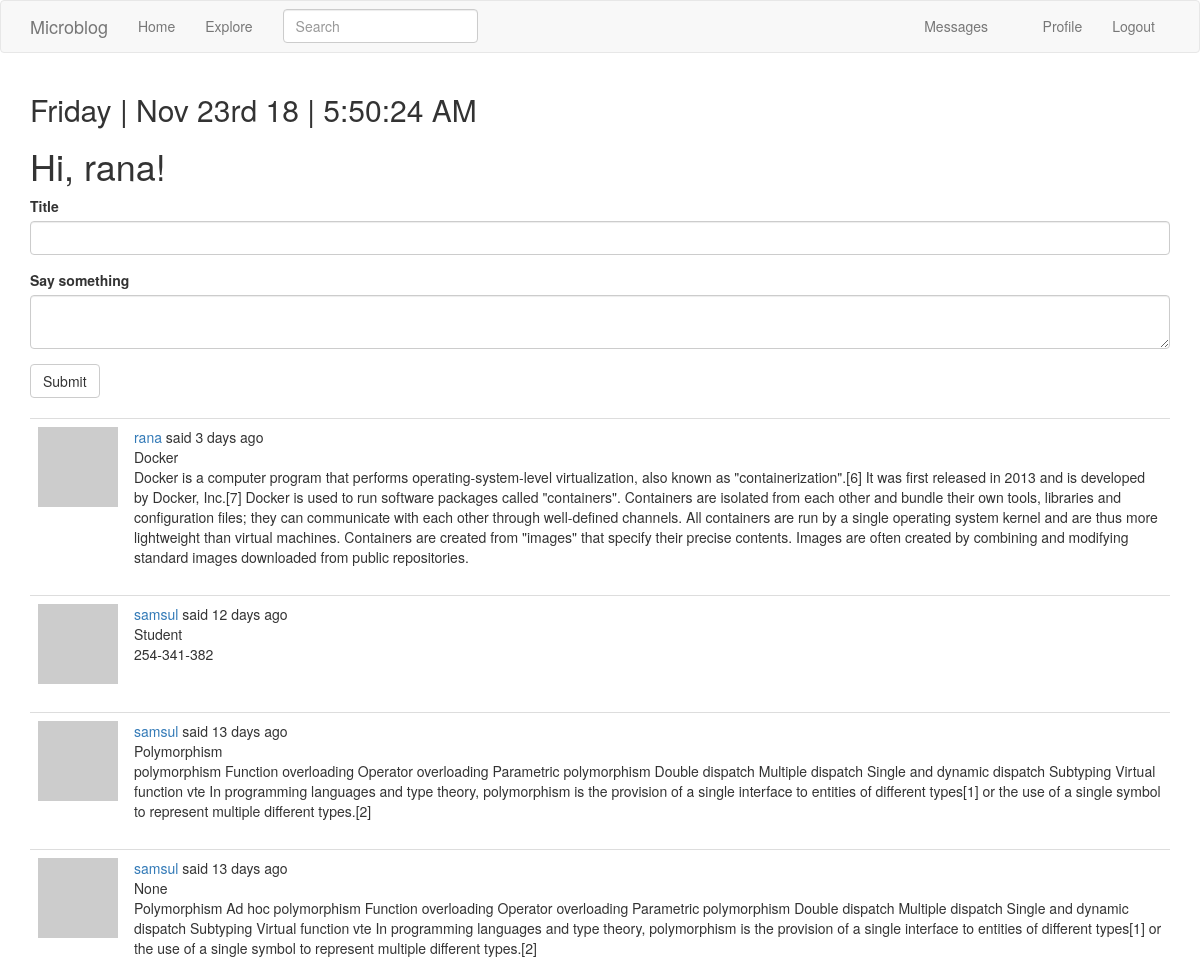
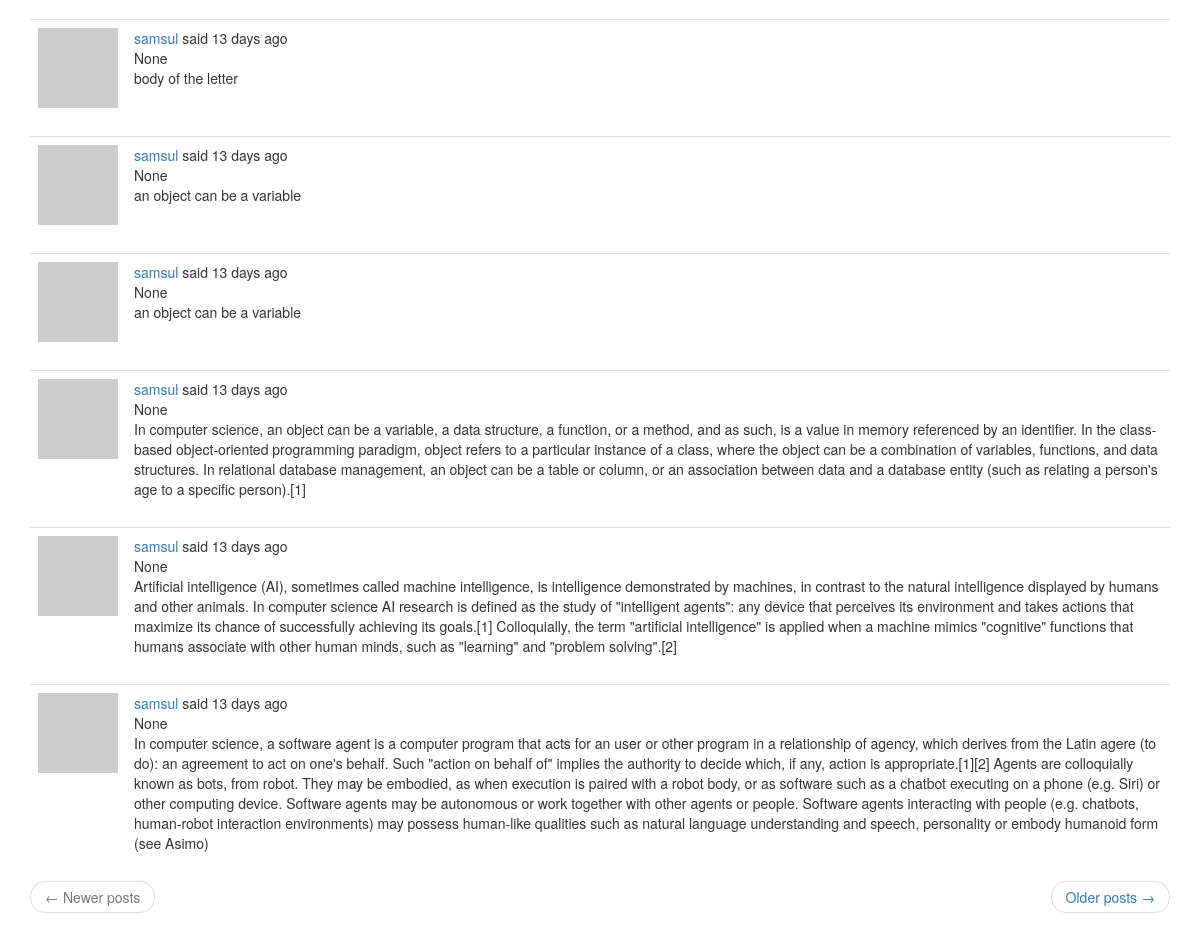
The page /index (signed in) on the database its author committed (2 pictures, top to bottom).
### app/models.py (models this page shows, shortened)
class User(UserMixin, db.Model):
    id = db.Column(db.Integer, primary_key=True)
    username = db.Column(db.String(64), index=True, unique=True)
    email = db.Column(db.String(120), index=True, unique=True)
    password_hash = db.Column(db.String(128))
    posts = db.relationship('Post', backref='author', lazy='dynamic')
    about_me = db.Column(db.String(140))
    last_seen = db.Column(db.DateTime, default=datetime.utcnow)
    followed = db.relationship(
        'User', secondary=followers,
        primaryjoin=(followers.c.follower_id == id),
        secondaryjoin=(followers.c.followed_id == id),
        backref=db.backref('followers', lazy='dynamic'), lazy='dynamic')
    messages_sent = db.relationship('Message',
                                    foreign_keys='Message.sender_id',
                                    backref='author', lazy='dynamic')
    messages_received = db.relationship('Message',
                                        foreign_keys='Message.recipient_id',
                                        backref='recipient', lazy='dynamic')
    notifications = db.relationship('Notification', backref='user', lazy='dynamic')
    last_message_read_time = db.Column(db.DateTime)
    def new_messages(self):
        last_read_time = self.last_message_read_time or datetime(1900,1,1)
        return Message.query.filter_by(recipient=self).filter(Message.timestamp > last_read_time).count()
    def avatar(self, size):
        digest = md5(self.email.lower().encode('utf-8')).hexdigest()
        return 'https://www.gravatar.com/avatar/{}?d=identicon&s={}'.format(digest, size)
    def followed_posts(self):
        followed = Post.query.join(
            followers, (followers.c.followed_id == Post.user_id)).filter(
                followers.c.follower_id == self.id)
        own = Post.query.filter_by(user_id=self.id)
        return followed.union(own).order_by(Post.timestamp.desc())

class SearchableMixin(object):
    @classmethod
    def before_commit(cls, session):
        session._changes = {
            'add': list(session.new),
            'update': list(session.dirty),
            'delete': list(session.deleted)
        }
    @classmethod
    def after_commit(cls, session):
        for obj in session._changes['add']:
            if isinstance(obj, SearchableMixin):
                add_to_index(obj.__tablename__, obj)
        for obj in session._changes['update']:
            if isinstance(obj, SearchableMixin):
                add_to_index(obj.__tablename__, obj)
        for obj in session._changes['delete']:
            if isinstance(obj, SearchableMixin):
                remove_from_index(obj.__tablename__, obj)
        session._changes = None

class Post(SearchableMixin, db.Model):
    __searchable__ = ['body', 'title']
    id = db.Column(db.Integer, primary_key=True)
    title = db.Column(db.String(50))
    body = db.Column(db.String(140))
    timestamp = db.Column(db.DateTime, index=True, default=datetime.utcnow)
    user_id = db.Column(db.Integer, db.ForeignKey('user.id'))
    language = db.Column(db.String(5))

### app/main/routes.py (the view, shortened to what this page needs)
@bp.route('/', methods=['POST', 'GET'])
@bp.route('/index', methods=['POST', 'GET'])
@login_required
def index():
    form = PostForm()
    page = request.args.get('page', 1, type=int)
    posts = current_user.followed_posts().paginate(
        page, current_app.config['POSTS_PER_PAGE'], False)
    next_url = url_for('main.index', page=posts.next_num)  if posts.has_next else None
    prev_url = url_for('main.index', page=posts.prev_num)  if posts.has_prev else None
    return render_template('index.html', title= _('Home'), form=form, posts=posts.items, next_url=next_url, prev_url=prev_url)

### app/main/forms.py
class SearchForm(FlaskForm):
    q = StringField(_l('Search'), validators=[DataRequired()])
    def __init__(self, *args, **kwargs):
        if 'formdata' not in kwargs:
            kwargs['formdata'] = request.args
        if 'csrf_enabled' not in kwargs:
            kwargs['csrf_enabled'] = False
        super(SearchForm, self).__init__(*args, **kwargs)

class PostForm(FlaskForm):
    title = StringField(_l('Title'), validators=[DataRequired()])
    post = TextAreaField(_l('Say something'), validators=[DataRequired(), Length(min=1, max=1500)])
    submit = SubmitField(_l('Submit'))

### app/main/routes.py (called while the page is built)
@bp.before_request
def before_request():
    if current_user.is_authenticated:
        current_user.last_seen = datetime.utcnow()
        db.session.commit()
    g.local = str(get_locale())

@bp.before_request
def before_request():
    if current_user.is_authenticated:
        current_user.last_seen = datetime.utcnow()
        db.session.commit()
        g.search_form = SearchForm()
    g.locale = str(get_locale())

### app/models.py (called while the page is built)
@login.user_loader
def load_user(id):
    return User.query.get(int(id))

### app/templates/index.html (shortened to what this page needs)
{% extends "base.html" %}
{% import 'bootstrap/wtf.html' as wtf %}
{% block app_content %}
    <h1>{{ _('Hi, %(username)s!', username=current_user.username) }}</h1>
    {% if form %}
    {{ wtf.quick_form(form) }}
    <br>
    {% endif %}
    {% for post in posts %}
        <table class="table table-hover">
        <tr>
            <td width="70px">
                <a href="{{ url_for('main.user', username=post.author.username) }}">
                <img src="{{ post.author.avatar(100) }}">
                </a>
            </td>
            <td>
                {{ _('%(username)s said %(when)s',
                    username=user_link, when=moment(post.timestamp).fromNow()) }}
                <br>
                <span id="post{{ post.id }}">{{ post.title }}</span><br>
                <span id="post{{ post.id }}">{{ post.body }}</span>
            </td>
        </tr>
    </table>
    {% endfor %}
    <nav aria-label="...">
        <ul class="pager">
            <li class="previous{% if not prev_url %} disabled{% endif %}">
                <a href="{{ prev_url or '#' }}">
                    <span aria-hidden="true">&larr;</span> {{ _('Newer posts') }}
                </a>
            </li>
            <li class="next{% if not next_url %} disabled{% endif %}">
                <a href="{{ next_url or '#' }}">
                    {{ _('Older posts') }} <span aria-hidden="true">&rarr;</span>
                </a>
            </li>
        </ul>
    </nav>
{% endblock %}

### rows shown on the page
Post: title "Docker", body "Docker is a computer program that performs operating-system-level virtualization, also known as \"containerization\".[6] It was first released in 2013 and is developed by Docker, Inc.[7] Docker is used to run software packages called \"containers\". Containers are isolated from each other and bundle their own tools, libraries and configuration files; they can communicate with each other through well-defined channels. All containers are run by a single operating system kernel and are thus more lightweight than virtual machines. Containers are created from \"images\" that specify their precise contents. Images are often created by combining and modifying standard images downloaded from public…"
Post: title "Student", body "254-341-382"
Post: title "Polymorphism", body "polymorphism Function overloading Operator overloading Parametric polymorphism Double dispatch Multiple dispatch Single and dynamic dispatch Subtyping Virtual function vte In programming languages and type theory, polymorphism is the provision of a single interface to entities of different types[1] or the use of a single symbol to represent multiple different types.[2]"
Post: title "None", body "Polymorphism Ad hoc polymorphism Function overloading Operator overloading Parametric polymorphism Double dispatch Multiple dispatch Single and dynamic dispatch Subtyping Virtual function vte In programming languages and type theory, polymorphism is the provision of a single interface to entities of different types[1] or the use of a single symbol to represent multiple different types.[2]"
Post: title "None", body "body of the letter"
Post: title "None", body "an object can be a variable"
Post: title "None", body "an object can be a variable"
Post: title "None", body "In computer science, an object can be a variable, a data structure, a function, or a method, and as such, is a value in memory referenced by an identifier. In the class-based object-oriented programming paradigm, object refers to a particular instance of a class, where the object can be a combination of variables, functions, and data structures. In relational database management, an object can be a table or column, or an association between data and a database entity (such as relating a person's age to a specific person).[1]"
Post: title "None", body "Artificial intelligence (AI), sometimes called machine intelligence, is intelligence demonstrated by machines, in contrast to the natural intelligence displayed by humans and other animals. In computer science AI research is defined as the study of \"intelligent agents\": any device that perceives its environment and takes actions that maximize its chance of successfully achieving its goals.[1] Colloquially, the term \"artificial intelligence\" is applied when a machine mimics \"cognitive\" functions that humans associate with other human minds, such as \"learning\" and \"problem solving\".[2]"
Post: title "None", body "In computer science, a software agent is a computer program that acts for an user or other program in a relationship of agency, which derives from the Latin agere (to do): an agreement to act on one's behalf. Such \"action on behalf of\" implies the authority to decide which, if any, action is appropriate.[1][2] Agents are colloquially known as bots, from robot. They may be embodied, as when execution is paired with a robot body, or as software such as a chatbot executing on a phone (e.g. Siri) or other computing device. Software agents may be autonomous or work together with other agents or people. Software agents interacting with people (e.g. chatbots, human-robot interaction environments)…"

### other values the page prints
{{ moment().format('dddd') }} "Friday"
{{ moment().format("MMM Do YY") }} "Nov 23rd 18"
{{ moment().format('LTS') }} "5:50:24 AM"
